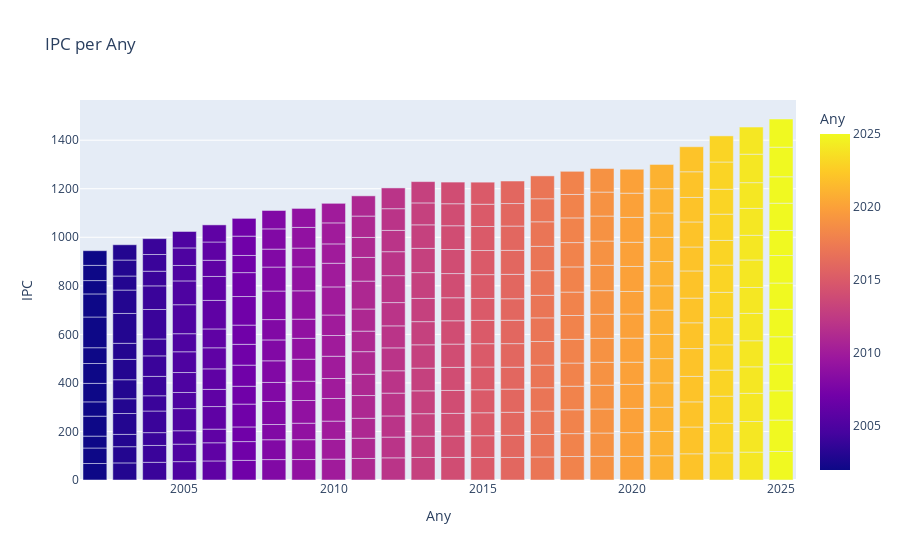

The code cell stored with this chart in its notebook:
### Code cell
import pandas as pd
import plotly.express as px

# Carregar dades
df_ipc = pd.read_csv('./dat/idescat-aec-15361-1.csv', sep=";", decimal=",")

# Eliminar la columna 'status' si existeix
if 'status' in df_ipc.columns:
    df_ipc = df_ipc.drop(columns=['status'])

# Gràfic de barres IPC per any
fig = px.bar(
    df_ipc,
    x="anyy",          # substitueix pel nom correcte de la columna d'any
    y="ipc",          # substitueix pel nom correcte de la columna IPC
    color="anyy", 
    labels=
            {"anyy": "Any",
           "ipc": "IPC"
           }, # dona un color diferent a cada any
    title="IPC per Any"
)

fig.show()

### Figure 1 — Plotly figure (JSON) as saved in the notebook; plotly's stock layout.template omitted (floating-point values rounded to 4 significant figures; data arrays with more than 128 entries replaced by an {"elided": "..."} marker saying what was removed)
{"data": [{"hovertemplate": "Any=%{marker.color}<br>IPC=%{y}<extra></extra>", "legendgroup": "", "marker": {"color": {"elided": "312 int values"}, "coloraxis": "coloraxis", "pattern": {"shape": ""}}, "name": "", "orientation": "v", "showlegend": false, "textposition": "auto", "type": "bar", "x": {"elided": "312 int values"}, "xaxis": "x", "y": {"elided": "312 float values"}, "yaxis": "y"}], "layout": {"barmode": "relative", "coloraxis": {"colorbar": {"title": {"text": "Any"}}, "colorscale": [[0, "#0d0887"], [0.1111, "#46039f"], [0.2222, "#7201a8"], [0.3333, "#9c179e"], [0.4444, "#bd3786"], [0.5556, "#d8576b"], [0.6667, "#ed7953"], [0.7778, "#fb9f3a"], [0.8889, "#fdca26"], [1, "#f0f921"]]}, "legend": {"tracegroupgap": 0}, "title": {"text": "IPC per Any"}, "xaxis": {"anchor": "y", "domain": [0, 1], "title": {"text": "Any"}}, "yaxis": {"anchor": "x", "domain": [0, 1], "title": {"text": "IPC"}}}}
